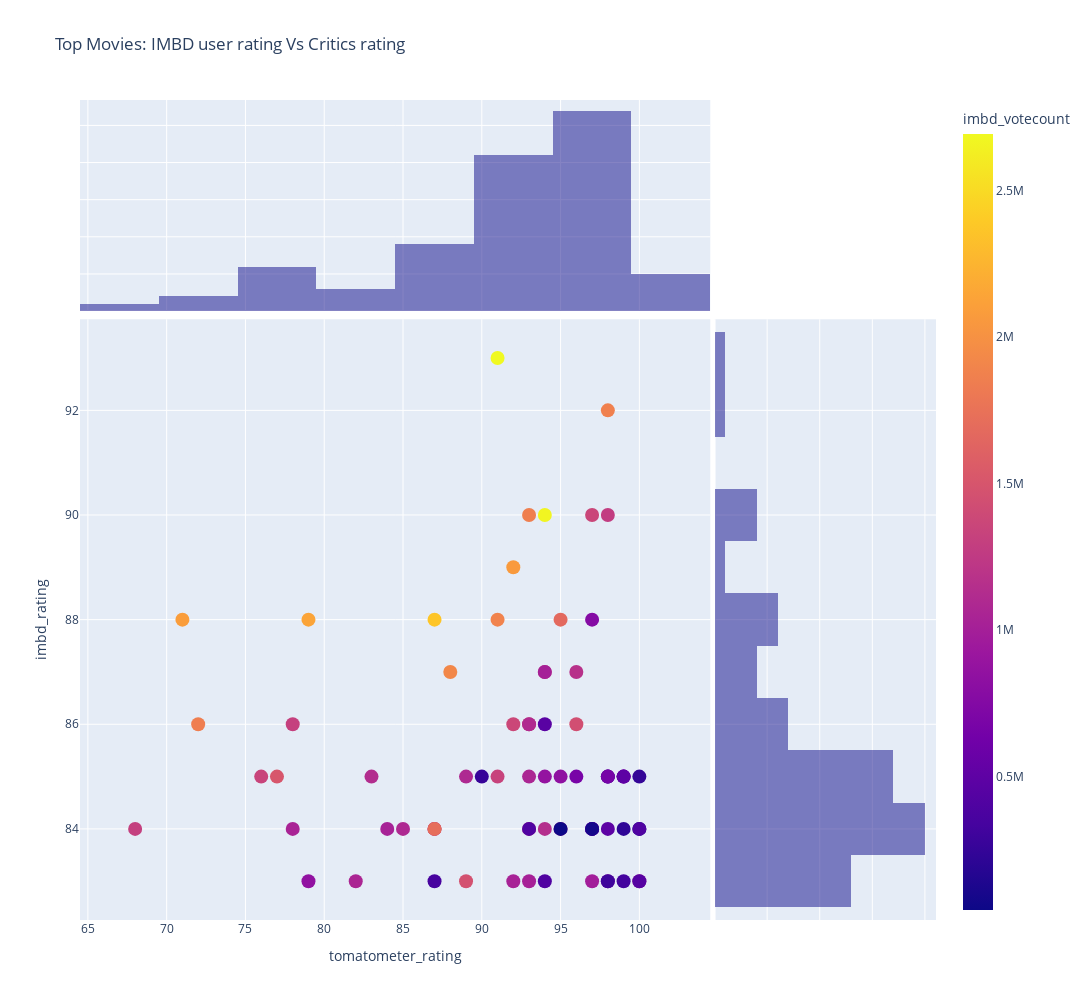

This figure's notebook cell:
### Markdown cell above
sns.scatterplot(data=df, x="x_var", y="y_var")

### Code cell
#df = px.full_table.iris() # iris is a pandas DataFrame
fig = px.scatter(full_table, x="tomatometer_rating", y= "imbd_rating",  title="Top Movies: IMBD user rating Vs Critics rating", color = "imbd_votecount" , hover_name="imbd_title" , marginal_x="histogram", marginal_y="histogram",width=1200, height=1000)
fig.update_traces(marker=dict(size=14,
                              line=dict(width=0.0001,
                                        color='white')),
                  selector=dict(mode='markers'))
fig.show()

### Figure 1 — Plotly figure (JSON) as saved in the notebook; plotly's stock layout.template omitted (floating-point values rounded to 4 significant figures)
{"data": [{"hovertemplate": "<b>%{hovertext}</b><br><br>tomatometer_rating=%{x}<br>imbd_rating=%{y}<br>imbd_votecount=%{marker.color}<extra></extra>", "hovertext": ["The Shawshank Redemption", "The Godfather", "The Dark Knight", "The Godfather: Part II", "Schindler's List", "The Lord of the Rings: The Return of the King", "Pulp Fiction", "The Lord of the Rings: The Fellowship of the Ring", "The Good, the Bad and the Ugly", "Forrest Gump", "Fight Club", "The Lord of the Rings: The Two Towers", "Inception", "Star Wars: Episode V - The Empire Strikes Back", "The Matrix", "Goodfellas", "One Flew Over the Cuckoo's Nest", "It's a Wonderful Life", "The Silence of the Lambs", "Saving Private Ryan", "Interstellar", "The Green Mile", "Star Wars: Episode IV - A New Hope", "Terminator 2: Judgment Day", "The Pianist", "Psycho", "Gisaengchung", "The Lion King", "Gladiator", "American History X", "The Departed", "The Usual Suspects", "The Prestige", "Whiplash", "Casablanca", "Modern Times", "Rear Window", "Nuovo Cinema Paradiso", "Alien", "City Lights", "Apocalypse Now", "Memento", "Django Unchained", "WALL·E", "Sunset Boulevard", "The Shining", "Avengers: Infinity War", "Witness for the Prosecution", "Aliens", "Spider-Man: Een nieuw universum", "American Beauty", "Dr. Strangelove or: How I Learned to Stop Worrying and Love the Bomb", "The Dark Knight Rises", "Inglourious Basterds", "Amadeus", "Coco", "Toy Story", "Joker", "Braveheart", "Avengers: Endgame", "Once Upon a Time in America", "Good Will Hunting", "Requiem for a Dream", "3 Idiots", "Toy Story 3", "Tengoku to jigoku", "Star Wars: Episode VI - Return of the Jedi", "Eternal Sunshine of the Spotless Mind", "Reservoir Dogs", "Idi i smotri", "Citizen Kane", "Lawrence of Arabia", "North by Northwest", "Vertigo"], "legendgroup": "", "marker": {"color": [2692111, 1867802, 2665878, 1277300, 1361513, 1854655, 2066160, 1884238, 765691, 2090501, 2137616, 1674788, 2364741, 1298657, 1921950, 1168088, 1012417, 465836, 1439892, 1398411, 1847070, 1308910, 1371107, 1104968, 837695, 676078, 814305, 1064436, 1508210, 1127875, 1332024, 1090359, 1340365, 871629, 575293, 244811, 495084, 263742, 888272, 186471, 671883, 1244667, 1564217, 1122189, 224072, 1028933, 1089463, 127323, 722368, 537009, 1159806, 494297, 1713034, 1459008, 404283, 515128, 999641, 1300438, 1042586, 1140721, 355055, 979286, 847780, 403722, 841176, 46135, 1059668, 1013992, 1024741, 82167, 445237, 296612, 330929, 405508], "coloraxis": "coloraxis", "line": {"color": "white", "width": 0.0001}, "size": 14, "symbol": "circle"}, "mode": "markers", "name": "", "orientation": "v", "showlegend": false, "type": "scatter", "x": [91, 98, 94, 98, 97, 93, 92, 91, 97, 71, 79, 95, 87, 94, 88, 96, 94, 94, 96, 93, 72, 78, 92, 93, 95, 96, 99, 93, 77, 83, 91, 89, 76, 94, 99, 100, 99, 90, 98, 98, 98, 93, 87, 95, 99, 84, 85, 100, 97, 97, 87, 98, 87, 89, 93, 97, 100, 68, 78, 94, 87, 97, 79, 100, 98, 95, 82, 93, 92, 97, 100, 98, 99, 94], "xaxis": "x", "y": [93, 92, 90, 90, 90, 90, 89, 88, 88, 88, 88, 88, 88, 87, 87, 87, 87, 86, 86, 86, 86, 86, 86, 86, 85, 85, 85, 85, 85, 85, 85, 85, 85, 85, 85, 85, 85, 85, 85, 85, 85, 84, 84, 84, 84, 84, 84, 84, 84, 84, 84, 84, 84, 83, 84, 84, 83, 84, 84, 84, 83, 83, 83, 84, 83, 84, 83, 83, 83, 84, 83, 83, 83, 83], "yaxis": "y"}, {"alignmentgroup": "True", "bingroup": "x", "hovertemplate": "tomatometer_rating=%{x}<br>count=%{y}<extra></extra>", "legendgroup": "", "marker": {"color": "#0d0887"}, "name": "", "offsetgroup": "", "opacity": 0.5, "showlegend": false, "type": "histogram", "x": [91, 98, 94, 98, 97, 93, 92, 91, 97, 71, 79, 95, 87, 94, 88, 96, 94, 94, 96, 93, 72, 78, 92, 93, 95, 96, 99, 93, 77, 83, 91, 89, 76, 94, 99, 100, 99, 90, 98, 98, 98, 93, 87, 95, 99, 84, 85, 100, 97, 97, 87, 98, 87, 89, 93, 97, 100, 68, 78, 94, 87, 97, 79, 100, 98, 95, 82, 93, 92, 97, 100, 98, 99, 94], "xaxis": "x3", "yaxis": "y3"}, {"alignmentgroup": "True", "bingroup": "y", "hovertemplate": "imbd_rating=%{y}<br>count=%{x}<extra></extra>", "legendgroup": "", "marker": {"color": "#0d0887"}, "name": "", "offsetgroup": "", "opacity": 0.5, "showlegend": false, "type": "histogram", "xaxis": "x2", "y": [93, 92, 90, 90, 90, 90, 89, 88, 88, 88, 88, 88, 88, 87, 87, 87, 87, 86, 86, 86, 86, 86, 86, 86, 85, 85, 85, 85, 85, 85, 85, 85, 85, 85, 85, 85, 85, 85, 85, 85, 85, 84, 84, 84, 84, 84, 84, 84, 84, 84, 84, 84, 84, 83, 84, 84, 83, 84, 84, 84, 83, 83, 83, 84, 83, 84, 83, 83, 83, 84, 83, 83, 83, 83], "yaxis": "y2"}], "layout": {"barmode": "overlay", "coloraxis": {"colorbar": {"title": {"text": "imbd_votecount"}}, "colorscale": [[0, "#0d0887"], [0.1111, "#46039f"], [0.2222, "#7201a8"], [0.3333, "#9c179e"], [0.4444, "#bd3786"], [0.5556, "#d8576b"], [0.6667, "#ed7953"], [0.7778, "#fb9f3a"], [0.8889, "#fdca26"], [1, "#f0f921"]]}, "height": 1000, "legend": {"tracegroupgap": 0}, "title": {"text": "Top Movies: IMBD user rating Vs Critics rating"}, "width": 1200, "xaxis": {"anchor": "y", "domain": [0, 0.7363], "title": {"text": "tomatometer_rating"}}, "xaxis2": {"anchor": "y2", "domain": [0.7413, 1], "matches": "x2", "showgrid": true, "showline": false, "showticklabels": false, "ticks": ""}, "xaxis3": {"anchor": "y3", "domain": [0, 0.7363], "matches": "x", "showgrid": true, "showticklabels": false}, "xaxis4": {"anchor": "y4", "domain": [0.7413, 1], "matches": "x2", "showgrid": true, "showline": false, "showticklabels": false, "ticks": ""}, "yaxis": {"anchor": "x", "domain": [0, 0.7326], "title": {"text": "imbd_rating"}}, "yaxis2": {"anchor": "x2", "domain": [0, 0.7326], "matches": "y", "showgrid": true, "showticklabels": false}, "yaxis3": {"anchor": "x3", "domain": [0.7426, 1], "matches": "y3", "showgrid": true, "showline": false, "showticklabels": false, "ticks": ""}, "yaxis4": {"anchor": "x4", "domain": [0.7426, 1], "matches": "y3", "showgrid": true, "showline": false, "showticklabels": false, "ticks": ""}}}
